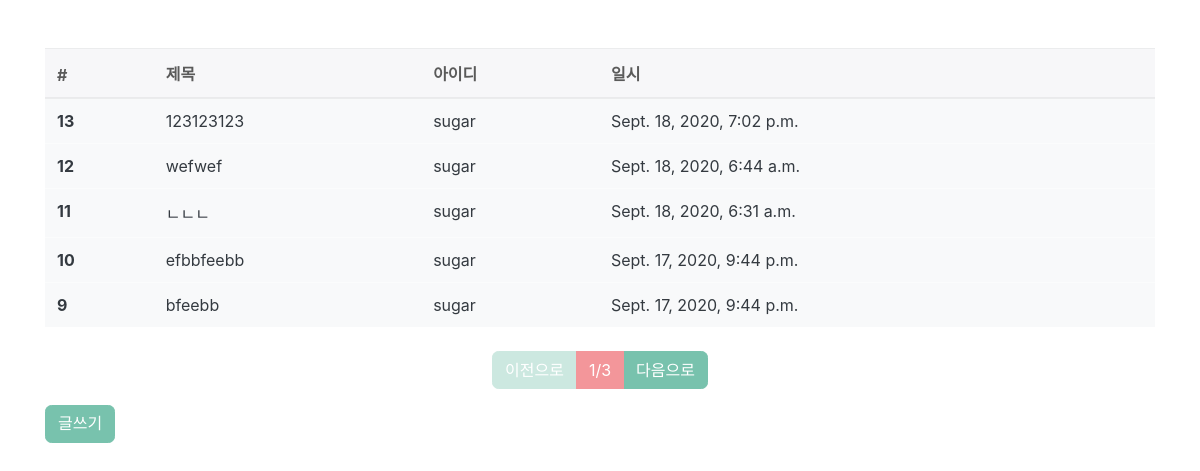
/board/list/, run on the app's committed database.
### board/models.py (models this page shows, shortened)
class Board(models.Model):
    title = models.CharField(max_length=128, verbose_name="제목")
    contents = models.TextField(verbose_name="내용")
    writer = models.ForeignKey(
        'user.User', on_delete=models.CASCADE, verbose_name='작성자')
    tags = models.ManyToManyField('tag.Tag', verbose_name='태그')
    registered_dttm = models.DateTimeField(
        auto_now_add=True, verbose_name='등록시간')
    class Meta:
        db_table = 'sihwan_board'
        verbose_name = 'BTS 게시글'
        verbose_name_plural = "BTS 게시글"

### user/models.py (models this page shows)
class User(models.Model):  # 클래스 만들때 장고에서 제공하는 모델스의 모델을 상속받아야함.
    username = models.CharField(max_length=34, verbose_name='사옹자명')
    useremail = models.EmailField(max_length=128, verbose_name='사용자 이메일')
    password = models.CharField(max_length=64, verbose_name='비밀번호')
    registered_dttm = models.DateTimeField(
        auto_now_add=True, verbose_name='등록시간')
    def __str__(self):
        return self.username
    class Meta:
        db_table = 'sihwan_user'
        verbose_name = 'BTS'
        verbose_name_plural = 'BTS'  # 복수형제거

### board/views.py (the view)
# urls.py: path('list/', views.board_list),
def board_list(request):
    all_boards = Board.objects.all().order_by('-id')  # 정렬 오더바이  - 는 역순
    page = int(request.GET.get('p', 1))
    paginator = Paginator(all_boards, 5)    # 페이지당 글갯수
    boards = paginator.get_page(page)
    return render(request, 'board_list.html', {'boards': boards})

### board/templates/board_list.html (shortened to what this page needs)
{% extends "base.html" %}
{% block contents %}
<div class="row mt-5">
    <div class="col-12">
        <table class="table table-light">
            <thead class="thead-light">
                <tr>
                    <th>#</th>
                    <th>제목</th>
                    <th>아이디</th>
                    <th>일시</th>
                </tr>
            </thead>
            <tbody class="text-dark">
                {% for board in boards %}
                <tr onclick="location.href='/board/detail/{{ board.id }}/'">
                    <th>{{ board.id }}</th>
                    <td>{{ board.title }}</td>
                    <td>{{ board.writer }}</td>
                    <td>{{ board.registered_dttm }}</td>
                </tr>
                {% endfor %}
            </tbody>
        </table>
    </div>
</div>
<div class="row mt-2">
    <div class="col-12">
        <nav>
            <ul class="pagination justify-content-center">
                {% if boards.has_previous %}
                <li class="page-item">
                    <a class="page-link" href="?p={{ boards.previous_page_number }}">이전으로</a>
                </li>
                {% else %}
                <li class="page-item disabled">
                    <a class="page-link" href="#">이전으로</a>
                </li>
                {%  endif %}
                <li class="page-item active">
                    <a class="page-link" href="#">{{ boards.number }}/{{ boards.paginator.num_pages }}</a>
                </li>
                {% if boards.has_next %}
                <li class="page-item">
                    <a class="page-link" href="?p={{ boards.next_page_number }}">다음으로</a>
                </li>
                {% else %}
                <li class="page-item disabled">
                    <a class="page-link" href="#">다음으로</a>
                    {% endif %}
            </ul>
        </nav>
    </div>
</div>
<div class="row">
    <div class="col-12">
        <button class="btn btn-primary" onclick="location.href='/board/write/'">글쓰기</button>
    </div>
</div>
{% endblock %}

### board/templates/base.html (shortened to what this page needs)
<html>
<head>
    <link rel="stylesheet" href="/static/bootstrap.min.css" />
</head>
<body>
    <div class="container">
        {% block contents %}
        {% endblock %}
    </div>
</body>
</html>

### data on the page
Board: id "13", title "123123123", writer "sugar", registered_dttm "Sept. 18, 2020, 7:02 p.m."
Board: id "12", title "wefwef", writer "sugar", registered_dttm "Sept. 18, 2020, 6:44 a.m."
Board: id "11", title "ㄴㄴㄴ", writer "sugar", registered_dttm "Sept. 18, 2020, 6:31 a.m."
Board: id "10", title "efbbfeebb", writer "sugar", registered_dttm "Sept. 17, 2020, 9:44 p.m."
Board: id "9", title "bfeebb", writer "sugar", registered_dttm "Sept. 17, 2020, 9:44 p.m."

### other printed values
{{ boards.number }} "1"
{{ boards.paginator.num_pages }} "3"
